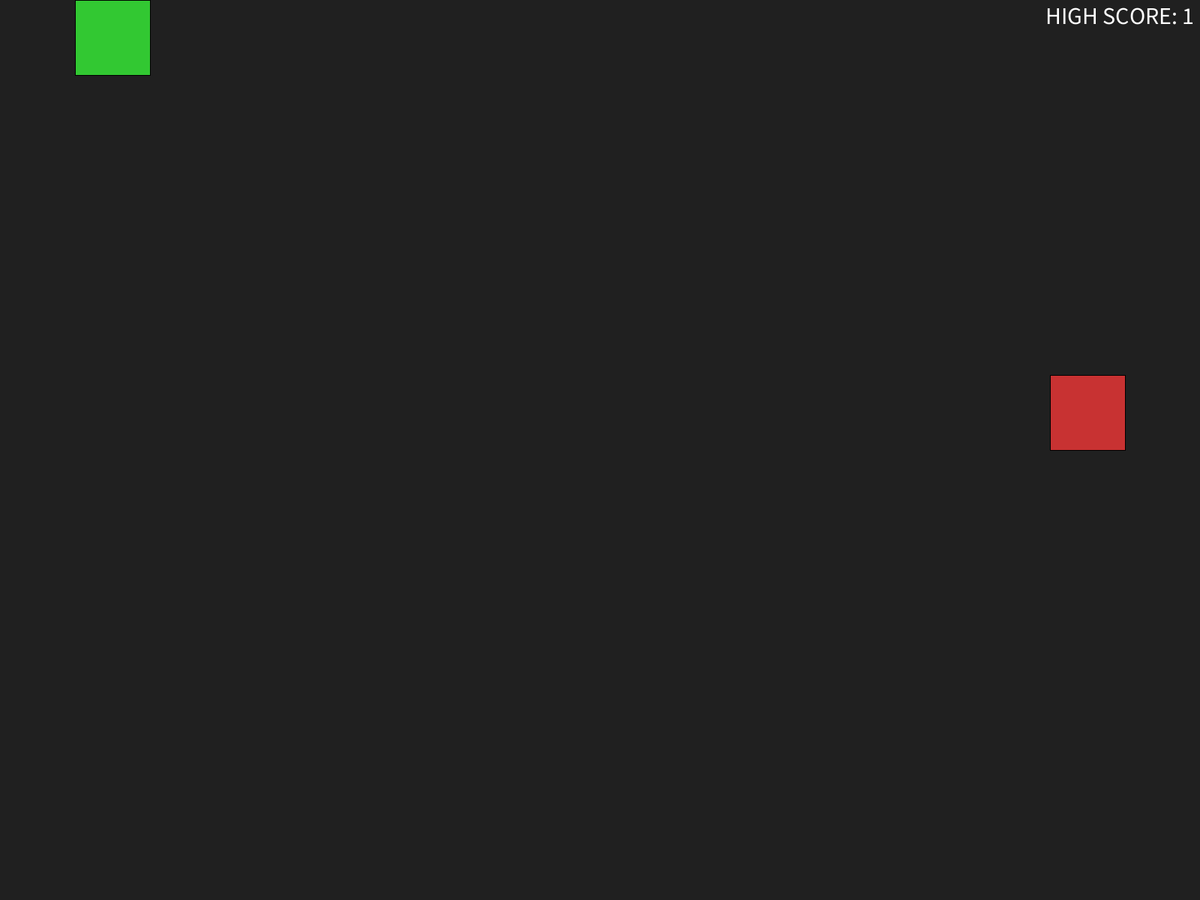
Frame 1 (no input)
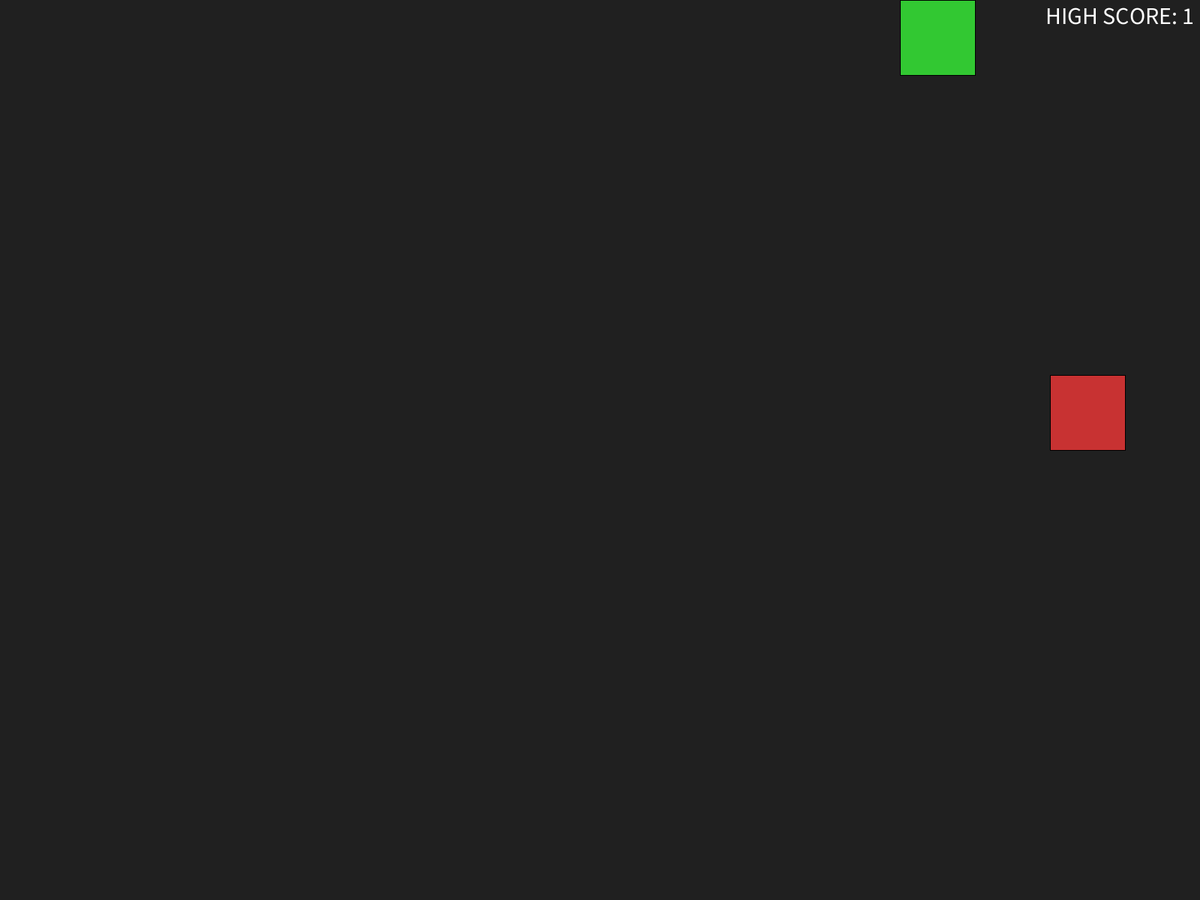
Frame 60 (the mouse pressed at the canvas centre just before this capture)
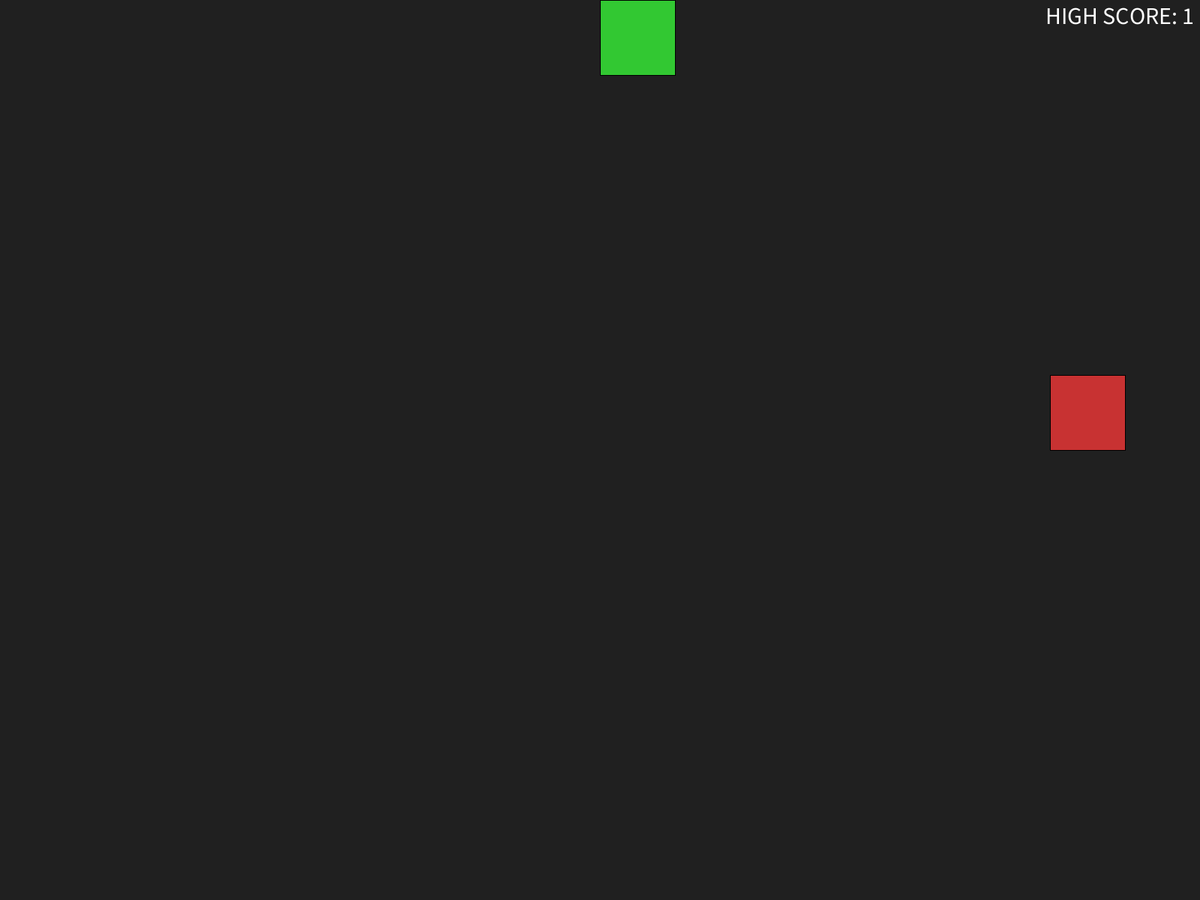
Frame 120 (the mouse held since frame 60 and released just before this capture)

The Processing sketch that drew these frames (run headless with seeded random() and noise(); from frame 60 on, the mouse is pressed at the canvas centre):

// Processing sketch: Snake
// ── Snake.pde
//colors
color snakeColor1 = color(50,200,50);
color snakeColor2 = color(50,100,100);
color bgColor = color(32,32,32);
color textColor = color(255);
color fruitColor = color(200,50,50);

//grid
int scale = 1;
int gridX = 16*scale;
int gridY = 9*scale;
float gridSize;

//snake storage
int snakeLength = 1;
int[] snakeX = new int[gridX*gridY];
int[] snakeY = new int[gridX*gridY];

//snake movement
String movDir = "RIGHT";
String lastMovDir = "";

//fruit
int fruitX;
int fruitY;

//highScore
int highScore = 0;


void setup(){
  fullScreen();
  background(bgColor);
  frameRate(5);
  textSize(32);
  textAlign(RIGHT);
  
  gridSize = width/gridX;
  
  //translate(gridSize,gridSize);
  
  //starting positions
  fruitX = 15;
  fruitY = 6;
  
  snakeX[0] = 1;
  snakeY[0] = 1;
}

void draw(){
  //move snake segments
  for(int i = snakeLength; i > 0; i--){
    snakeX[i] = snakeX[i-1];
    snakeY[i] = snakeY[i-1];
  }
  
  //move head
  switch(movDir){
    case "UP":
      snakeY[0]--;
      lastMovDir = "UP";
      break;
    case "DOWN":
      snakeY[0]++;
      lastMovDir = "DOWN";
      break;
    case "LEFT":
      snakeX[0]--;
      lastMovDir = "LEFT";
      break;
    case "RIGHT":
      snakeX[0]++;
      lastMovDir = "RIGHT";
      break;
  }
  
  //loop head
  if(snakeX[0] < 1){
    snakeX[0] = snakeX[0] + gridX;
  }
  if(snakeY[0] < 1){
    snakeY[0] = snakeY[0] + gridY;
  }
  if(snakeX[0] > gridX){
    snakeX[0] = snakeX[0] - gridX;
  }
  if(snakeY[0] > gridY){
    snakeY[0] = snakeY[0] - gridY;
  }
  
  //check head collision with segments
  for(int i = snakeLength; i > 1; i--){
    if( (snakeX[0] == snakeX[i]) && (snakeY[0] == snakeY[i]) ){
      endGame();
    }
  }
  
  
  //check for fruit
  if( (snakeX[0] == fruitX) && (snakeY[0] == fruitY) ){
    snakeLength++;
    while(fruitCollision()){
      fruitX = round(random(1,gridX-1));
      fruitY = round(random(1,gridY-1));
    }
  }
  
  //highScore
  highScore = max(snakeLength,highScore);
  
  //draw scene
  drawScene();
}
////////////////////////////////////////////////////////////////
void endGame(){
  snakeLength = 1;
  
}
////////////////////////////////////////////////////////////////
void drawScene(){
  background(bgColor);
  
  //snake 
  for(int i = 0; i < snakeLength; i++){
    fill(lerpColor(snakeColor1,snakeColor2,float(i)/float(snakeLength)));
    println();
    square(snakeX[i]*gridSize-gridSize,snakeY[i]*gridSize-gridSize,gridSize);
  }
  
  //fruit
  fill(fruitColor);
  square(fruitX*gridSize-gridSize,fruitY*gridSize-gridSize,gridSize);
  
  //high score
  fill(textColor);
  text("HIGH SCORE: " + highScore, width-8, 32);
}
////////////////////////////////////////////////////////////////
void keyPressed(){
  switch(keyCode){
    case 37:
      if(lastMovDir != "RIGHT"){movDir = "LEFT";}
      break;
    case 38:
      if(lastMovDir != "DOWN"){movDir = "UP";}
      break;
    case 39:
      if(lastMovDir != "LEFT"){movDir = "RIGHT";}
      break;
    case 40:
      if(lastMovDir != "UP"){movDir = "DOWN";}
      break;
  }
}
////////////////////////////////////////////////////////////////
boolean fruitCollision(){
  for(int i = 0; i < snakeLength; i++){    
    if( (snakeX[i] ==  fruitX) && (snakeY[i] == fruitY) ){
     return true;
    }
  }
  return false;
}
